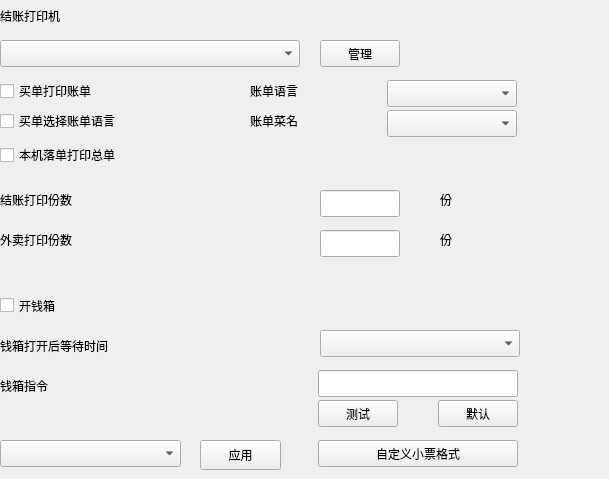
            <widget class="QWidget" name="page_1">
             <widget class="QPushButton" name="pushButton_drawer_test">
              <property name="geometry">
               <rect>
                <x>318</x>
                <y>400</y>
                <width>80</width>
                <height>27</height>
               </rect>
              </property>
              <property name="text">
               <string>测试</string>
              </property>
             </widget>
             <widget class="QCheckBox" name="checkBox_drawer">
              <property name="geometry">
               <rect>
                <x>0</x>
                <y>290</y>
                <width>521</width>
                <height>31</height>
               </rect>
              </property>
              <property name="styleSheet">
               <string notr="true"/>
              </property>
              <property name="text">
               <string>开钱箱</string>
              </property>
             </widget>
             <widget class="lds_ComboBox" name="comboBox_printer_name">
              <property name="geometry">
               <rect>
                <x>0</x>
                <y>40</y>
                <width>300</width>
                <height>27</height>
               </rect>
              </property>
             </widget>
             <widget class="QLabel" name="label_8">
              <property name="geometry">
               <rect>
                <x>440</x>
                <y>190</y>
                <width>80</width>
                <height>20</height>
               </rect>
              </property>
              <property name="text">
               <string>份</string>
              </property>
             </widget>
             <widget class="QLineEdit" name="lineEdit_drawer_desc">
              <property name="geometry">
               <rect>
                <x>318</x>
                <y>370</y>
                <width>200</width>
                <height>27</height>
               </rect>
              </property>
             </widget>
             <widget class="QPushButton" name="pushButton_drawer_def">
              <property name="geometry">
               <rect>
                <x>438</x>
                <y>400</y>
                <width>80</width>
                <height>27</height>
               </rect>
              </property>
              <property name="text">
               <string>默认</string>
              </property>
             </widget>
             <widget class="QLabel" name="label_7">
              <property name="geometry">
               <rect>
                <x>0</x>
                <y>190</y>
                <width>300</width>
                <height>20</height>
               </rect>
              </property>
              <property name="text">
               <string>结账打印份数</string>
              </property>
             </widget>
             <widget class="QLineEdit" name="lineEdit_pay_print_count">
              <property name="geometry">
               <rect>
                <x>320</x>
                <y>190</y>
                <width>80</width>
                <height>27</height>
               </rect>
              </property>
             </widget>
             <widget class="QCheckBox" name="checkBox_pay_print">
              <property name="geometry">
               <rect>
                <x>0</x>
                <y>80</y>
                <width>241</width>
                <height>22</height>
               </rect>
              </property>
              <property name="text">
               <string>买单打印账单</string>
              </property>
             </widget>
             <widget class="QPushButton" name="pushButton_printer_manager">
              <property name="geometry">
               <rect>
                <x>320</x>
                <y>40</y>
                <width>80</width>
                <height>27</height>
               </rect>
              </property>
              <property name="text">
               <string>管理</string>
              </property>
             </widget>
             <widget class="QLabel" name="label_9">
              <property name="geometry">
               <rect>
                <x>440</x>
                <y>230</y>
                <width>80</width>
                <height>20</height>
               </rect>
              </property>
              <property name="text">
               <string>份</string>
              </property>
             </widget>
             <widget class="QLineEdit" name="lineEdit_pay_waimai_count">
              <property name="geometry">
               <rect>
                <x>320</x>
                <y>230</y>
                <width>80</width>
                <height>27</height>
               </rect>
              </property>
             </widget>
             <widget class="QLabel" name="label_10">
              <property name="geometry">
               <rect>
                <x>0</x>
                <y>230</y>
                <width>300</width>
                <height>20</height>
               </rect>
              </property>
              <property name="text">
               <string>外卖打印份数</string>
              </property>
             </widget>
             <widget class="QPushButton" name="pushButton_bill">
              <property name="geometry">
               <rect>
                <x>318</x>
                <y>440</y>
                <width>200</width>
                <height>27</height>
               </rect>
              </property>
              <property name="text">
               <string>自定义小票格式</string>
              </property>
             </widget>
             <widget class="QLabel" name="label">
              <property name="geometry">
               <rect>
                <x>0</x>
                <y>0</y>
                <width>521</width>
                <height>31</height>
               </rect>
              </property>
              <property name="styleSheet">
               <string notr="true"/>
              </property>
              <property name="text">
               <string>结账打印机</string>
              </property>
             </widget>
             <widget class="QLabel" name="label_div_1">
              <property name="geometry">
               <rect>
                <x>0</x>
                <y>30</y>
                <width>600</width>
                <height>2</height>
               </rect>
              </property>
              <property name="text">
               <string/>
              </property>
              <property name="outer_stylesheet" stdset="0">
               <string>line_div_h</string>
              </property>
             </widget>
             <widget class="QLabel" name="label_div_2">
              <property name="geometry">
               <rect>
                <x>-2</x>
                <y>320</y>
                <width>600</width>
                <height>2</height>
               </rect>
              </property>
              <property name="text">
               <string/>
              </property>
              <property name="outer_stylesheet" stdset="0">
               <string>line_div_h</string>
              </property>
             </widget>
             <widget class="QPushButton" name="pushButton_import">
              <property name="geometry">
               <rect>
                <x>200</x>
                <y>440</y>
                <width>81</width>
                <height>30</height>
               </rect>
              </property>
              <property name="text">
               <string>应用</string>
              </property>
             </widget>
             <widget class="QComboBox" name="comboBox_print_formate_def">
              <property name="geometry">
               <rect>
                <x>0</x>
                <y>440</y>
                <width>181</width>
                <height>27</height>
               </rect>
              </property>
             </widget>
             <widget class="lds_checkbox_wrap" name="checkBox_9">
              <property name="geometry">
               <rect>
                <x>0</x>
                <y>140</y>
                <width>251</width>
                <height>30</height>
               </rect>
              </property>
              <property name="text">
               <string>本机落单打印总单</string>
              </property>
             </widget>
             <widget class="lds_ComboBox" name="comboBox_vch_language">
              <property name="geometry">
               <rect>
                <x>387</x>
                <y>80</y>
                <width>130</width>
                <height>27</height>
               </rect>
              </property>
             </widget>
             <widget class="QLabel" name="label_11">
              <property name="geometry">
               <rect>
                <x>250</x>
                <y>80</y>
                <width>120</width>
                <height>21</height>
               </rect>
              </property>
              <property name="text">
               <string>账单语言</string>
              </property>
             </widget>
             <widget class="lds_ComboBox" name="comboBox_vch_dishname_No">
              <property name="geometry">
               <rect>
                <x>387</x>
                <y>110</y>
                <width>130</width>
                <height>27</height>
               </rect>
              </property>
             </widget>
             <widget class="QLabel" name="label_12">
              <property name="geometry">
               <rect>
                <x>250</x>
                <y>110</y>
                <width>120</width>
                <height>21</height>
               </rect>
              </property>
              <property name="text">
               <string>账单菜名</string>
              </property>
             </widget>
             <widget class="QCheckBox" name="checkBox_pay_select_language">
              <property name="geometry">
               <rect>
                <x>0</x>
                <y>110</y>
                <width>241</width>
                <height>22</height>
               </rect>
              </property>
              <property name="text">
               <string>买单选择账单语言</string>
              </property>
             </widget>
             <widget class="QLabel" name="label_13">
              <property name="geometry">
               <rect>
                <x>0</x>
                <y>370</y>
                <width>261</width>
                <height>31</height>
               </rect>
              </property>
              <property name="styleSheet">
               <string notr="true"/>
              </property>
              <property name="text">
               <string>钱箱指令</string>
              </property>
             </widget>
             <widget class="QLabel" name="label_14">
              <property name="geometry">
               <rect>
                <x>0</x>
                <y>330</y>
                <width>261</width>
                <height>31</height>
               </rect>
              </property>
              <property name="styleSheet">
               <string notr="true"/>
              </property>
              <property name="text">
               <string>钱箱打开后等待时间</string>
              </property>
             </widget>
             <widget class="lds_ComboBox" name="comboBox_drawer_timeout">
              <property name="geometry">
               <rect>
                <x>320</x>
                <y>330</y>
                <width>200</width>
                <height>27</height>
               </rect>
              </property>
             </widget>
            </widget>
